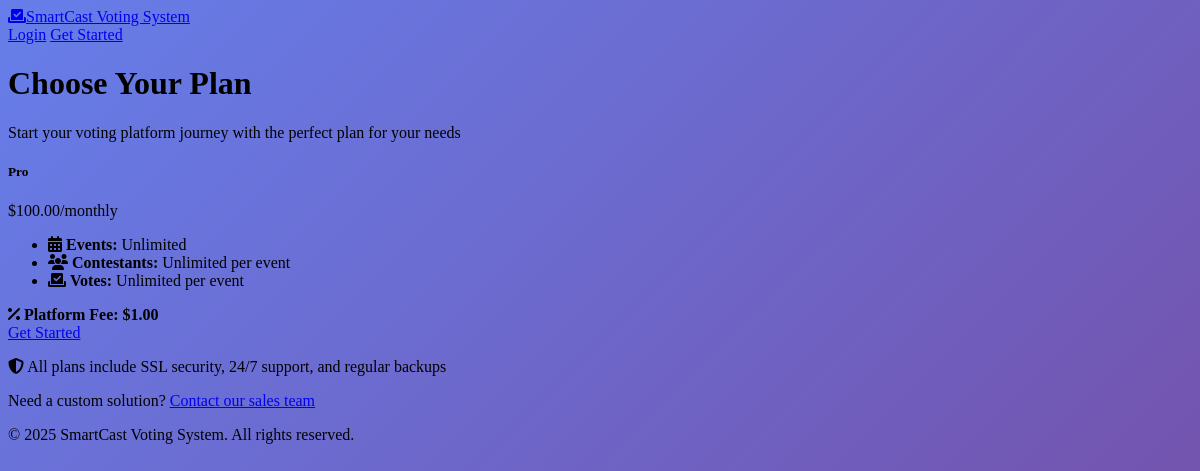
Before: /pricing with the older database file.
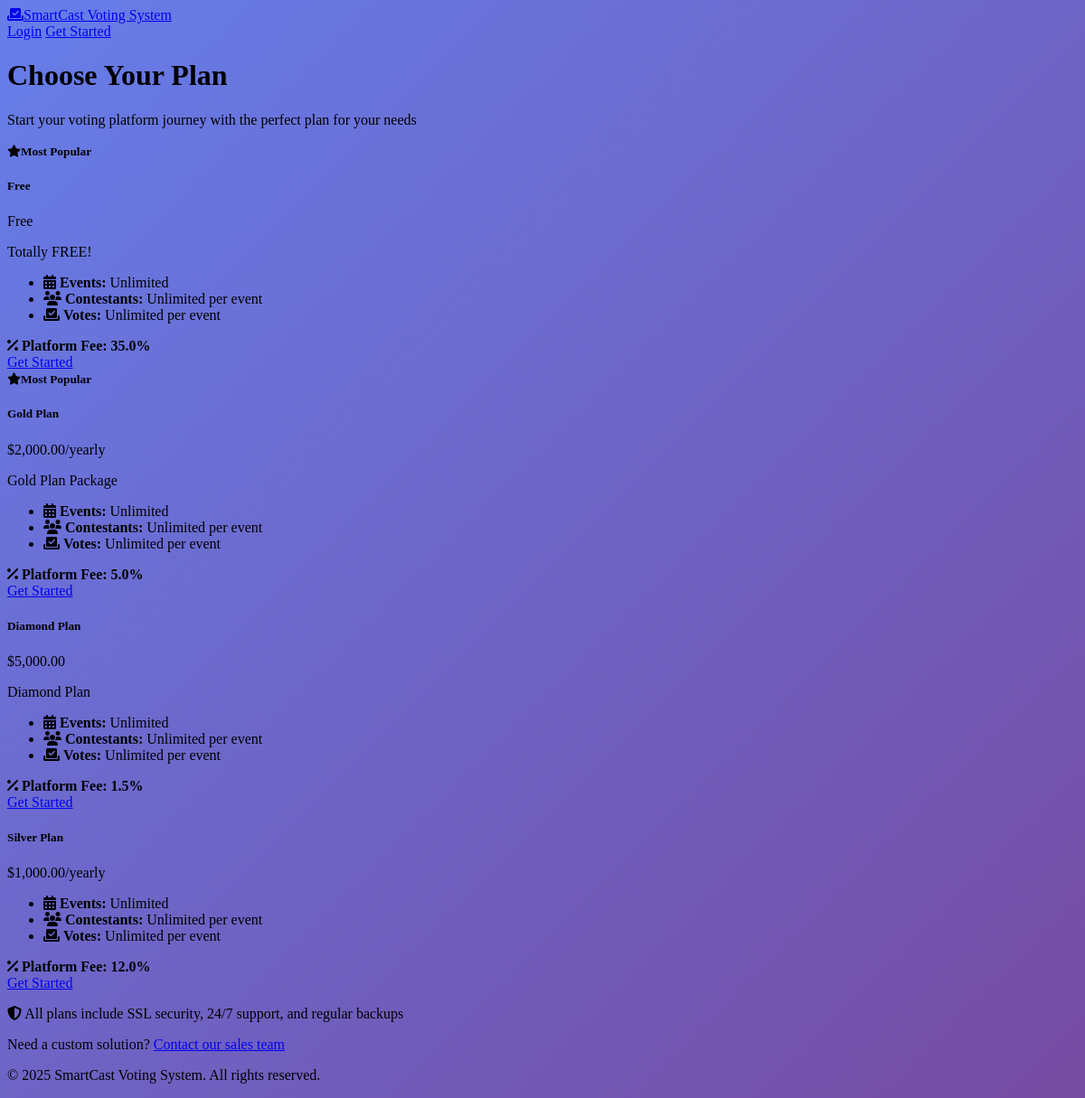
After: the same page with the newer database file.
### tables this page shows
CREATE TABLE `subscription_plans` (
  `id` int(11) NOT NULL,
  `name` varchar(100) NOT NULL,
  `slug` varchar(100) NOT NULL,
  `description` text DEFAULT NULL,
  `price` decimal(10,2) NOT NULL DEFAULT 0.00,
  `billing_cycle` enum('monthly','yearly','lifetime','free') DEFAULT 'monthly',
  `max_events` int(11) DEFAULT NULL COMMENT 'NULL means unlimited',
  `max_contestants_per_event` int(11) DEFAULT NULL COMMENT 'NULL means unlimited',
  `max_votes_per_event` int(11) DEFAULT NULL COMMENT 'NULL means unlimited',
  `features` longtext DEFAULT NULL COMMENT 'Additional features as JSON' CHECK (json_valid(`features`)),
  `fee_rule_id` int(11) DEFAULT NULL COMMENT 'Default fee rule for this plan',
  `is_popular` tinyint(1) DEFAULT 0,
  `is_active` tinyint(1) DEFAULT 1,
  `sort_order` int(3) DEFAULT 0,
  `trial_days` int(3) DEFAULT 0,
  `created_at` timestamp NOT NULL DEFAULT current_timestamp(),
  `updated_at` timestamp NOT NULL DEFAULT current_timestamp() ON UPDATE current_timestamp()
);

### views/pricing.php (the view, shortened to what the changed rows need)
<!DOCTYPE html>
<html lang="en">
<head>
    <link href="<?= COREUI_CSS ?>" rel="stylesheet">
    <link href="https://cdnjs.cloudflare.com/ajax/libs/font-awesome/6.4.0/css/all.min.css" rel="stylesheet">
    <link href="<?= APP_URL ?>/public/css/auth.css" rel="stylesheet">
</head>
<body class="c-app" style="background: linear-gradient(135deg, #667eea 0%, #764ba2 100%);">
    <header class="navbar navbar-expand-lg navbar-dark bg-transparent">
        <div class="container">
            <a class="navbar-brand fw-bold" href="<?= APP_URL ?>">
                <i class="fas fa-vote-yea me-2"></i><?= APP_NAME ?>
            </a>
            <div class="navbar-nav ms-auto">
                <a class="nav-link" href="<?= APP_URL ?>/login">Login</a>
                <a class="btn btn-outline-light btn-sm" href="<?= APP_URL ?>/register">Get Started</a>
            </div>
        </div>
    </header>
    <div class="container py-4">
        <div class="text-center text-white mb-4">
            <h1 class="display-5 fw-bold mb-2">Choose Your Plan</h1>
            <p class="lead mb-0">Start your voting platform journey with the perfect plan for your needs</p>
        </div>
        <div class="row justify-content-center">
            <?php foreach ($plans ?? [] as $plan): ?>
            <div class="col-xl-3 col-lg-4 col-md-6 mb-3">
                <div class="card h-100 shadow-sm <?= $plan['is_popular'] ? 'border-warning' : '' ?>">
                    <?php if ($plan['is_popular']): ?>
                        <div class="card-header bg-warning text-dark text-center py-1">
                            <small><i class="fas fa-star me-1"></i><strong>Most Popular</strong></small>
                        </div>
                    <?php endif; ?>
                    <div class="card-body text-center d-flex flex-column p-3">
                        <h5 class="card-title mb-2"><?= htmlspecialchars($plan['name']) ?></h5>
                        <div class="h4 fw-bold text-primary mb-2">
                            <?= $plan['price_display'] ?>
                        </div>
                        <p class="text-muted small mb-3"><?= htmlspecialchars($plan['description']) ?></p>
                        <ul class="list-unstyled text-start mb-3 flex-grow-1 small">
                            <li class="mb-1">
                                <i class="fas fa-calendar-alt text-info me-2"></i>
                                <strong>Events:</strong> <?= $plan['events_display'] ?>
                            </li>
                            <li class="mb-1">
                                <i class="fas fa-users text-success me-2"></i>
                                <strong>Contestants:</strong> <?= $plan['contestants_display'] ?> per event
                            </li>
                            <li class="mb-1">
                                <i class="fas fa-vote-yea text-warning me-2"></i>
                                <strong>Votes:</strong> <?= $plan['votes_display'] ?> per event
                            </li>
                        </ul>
                        <div class="mt-auto">
                            <div class="border-top pt-3 mb-3">
                                <div class="alert alert-info py-2 mb-2">
                                    <div class="text-center">
                                        <i class="fas fa-percentage me-2"></i>
                                        <strong>Platform Fee: <?= $plan['fee_display'] ?></strong>
                                    </div>
                                </div>
                            </div>
                            <a href="<?= APP_URL ?>/register?plan=<?= $plan['id'] ?>" class="btn btn-<?= $plan['is_popular'] ? 'warning' : 'primary' ?> btn-sm w-100">
                                Get Started
                            </a>
                        </div>
                    </div>
                </div>
            </div>
            <?php endforeach; ?>
        </div>
        <div class="text-center text-white mt-4">
            <p class="mb-2 small">
                <i class="fas fa-shield-alt me-2"></i>
                All plans include SSL security, 24/7 support, and regular backups
            </p>
            <p class="small mb-0">
                Need a custom solution?
                <a href="mailto:sales@<?= strtolower(APP_NAME) ?>.com" class="text-warning text-decoration-none">
                    Contact our sales team
                </a>
            </p>
        </div>
    </div>
    <footer class="text-center text-white py-3">
        <div class="container">
            <p class="mb-0 small">&copy; <?= date('Y') ?> <?= APP_NAME ?>. All rights reserved.</p>
        </div>
    </footer>
</body>
</html>

### src/Core/Router.php (shortened to what the changed rows need)
<?php
class Router
{
    private $routes = [];
    private $currentGroup = [];
    public function group($attributes, $callback)
    {
        $previousGroup = $this->currentGroup;
        $this->currentGroup = array_merge($this->currentGroup, $attributes);
        $this->currentGroup = $previousGroup;
    }
    private function addRoute($method, $path, $handler)
    {
        $prefix = isset($this->currentGroup['prefix']) ? $this->currentGroup['prefix'] : '';
        $middleware = isset($this->currentGroup['middleware']) ? $this->currentGroup['middleware'] : null;
        $fullPath = $prefix . $path;
        $this->routes[] = [
            'method' => $method,
            'path' => $fullPath,
            'handler' => $handler,
            'middleware' => $middleware
        ];
    }
    public function dispatch()
    {
        $method = $_SERVER['REQUEST_METHOD'];
        $path = parse_url($_SERVER['REQUEST_URI'], PHP_URL_PATH);
        $appUrlParts = parse_url(APP_URL);
        $basePath = $appUrlParts['path'] ?? '';
        if (!empty($basePath)) {
            if (strpos($path, $basePath . '/index.php') === 0) {
                $path = substr($path, strlen($basePath . '/index.php'));
            } elseif (strpos($path, $basePath) === 0) {
                $path = substr($path, strlen($basePath));
            }
        }
        foreach ($this->routes as $route) {
            if ($route['method'] === $method && $this->matchPath($route['path'], $path)) {
                $params = $this->extractParams($route['path'], $path);
                $this->callHandler($route['handler'], $params);
                return;
            }
        }
    }
    private function matchPath($routePath, $requestPath)
    {
        $pattern = preg_replace('/\{([^}]+)\}/', '([^/]+)', $routePath);
        $pattern = '#^' . $pattern . '$#';
        return preg_match($pattern, $requestPath);
    }
    private function extractParams($routePath, $requestPath)
    {
        $params = [];
        return $params;
    }
    private function callHandler($handler, $params = [])
    {
        if (is_string($handler)) {
            list($controller, $method) = explode('@', $handler);
            $controllerClass = "SmartCast\\Controllers\\{$controller}";
            if (class_exists($controllerClass)) {
                $controllerInstance = new $controllerClass();
                if (method_exists($controllerInstance, $method)) {
                    $paramValues = array_values($params);
                    call_user_func_array([$controllerInstance, $method], $paramValues);
                } else {
                    throw new \Exception("Method {$method} not found in {$controllerClass}");
                }
            } else {
                throw new \Exception("Controller {$controllerClass} not found");
            }
        } elseif (is_callable($handler)) {
            $paramValues = array_values($params);
            call_user_func_array($handler, $paramValues);
        }
    }
}

Changed rows visible on the page:
changed subscription_plans: is_popular 0 → 1 (drawn); name "Pro" → "Free"; name "$100.00/monthly" → "Free"; fee_display "$1.00" → "35.0%"
added subscription_plans: is_popular 1 (drawn), name "Gold Plan", price_display "$2,000.00/yearly", description "Gold Plan Package", events_display "Unlimited", contestants_display "Unlimited", votes_display "Unlimited", fee_display "5.0%"
added subscription_plans: name "Diamond Plan", price_display "$5,000.00", description "Diamond Plan", events_display "Unlimited", contestants_display "Unlimited", votes_display "Unlimited", fee_display "1.5%"
added subscription_plans: name "Silver Plan", price_display "$1,000.00/yearly", events_display "Unlimited", contestants_display "Unlimited", votes_display "Unlimited", fee_display "12.0%"
Other visible differences:
new list line: "Most Popular Totally FREE!"
